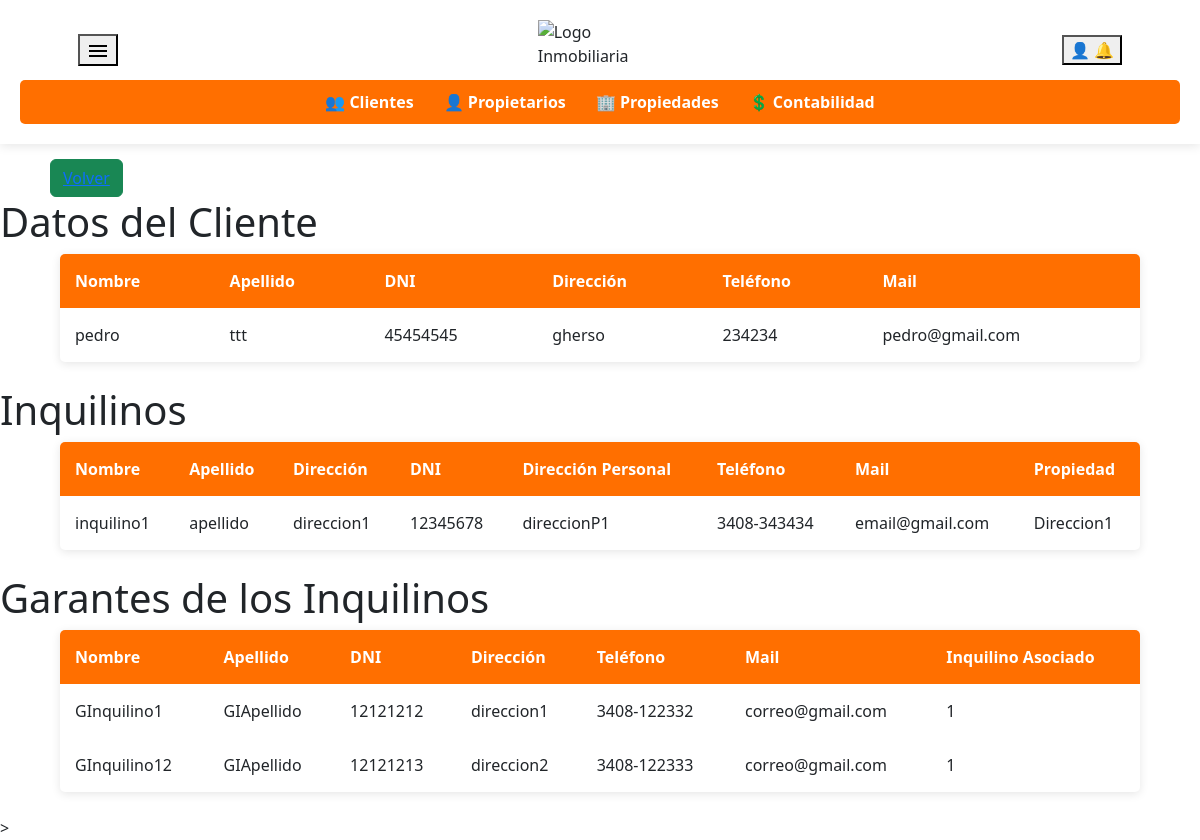
Page /ver_inquilinos.php?id=10 on the committed database.
### tables this page shows
CREATE TABLE `clientes` (
  `ClienteID` int(11) NOT NULL,
  `Fecha` date NOT NULL,
  `Nombre` varchar(50) NOT NULL,
  `Apellido` varchar(50) NOT NULL,
  `Direccion` varchar(100) NOT NULL,
  `DNI` varchar(20) NOT NULL,
  `DireccionPersonal` varchar(100) DEFAULT NULL,
  `Telefono` varchar(20) DEFAULT NULL,
  `Mail` varchar(100) DEFAULT NULL,
  `estado` enum('activo','inactivo') DEFAULT 'activo'
);

CREATE TABLE `inquilinos` (
  `InquilinoID` int(11) NOT NULL,
  `Fecha` date DEFAULT NULL,
  `Nombre` varchar(50) NOT NULL,
  `Apellido` varchar(50) NOT NULL,
  `Direccion` varchar(100) NOT NULL,
  `DNI` varchar(20) NOT NULL,
  `DireccionPersonal` varchar(100) DEFAULT NULL,
  `Telefono` varchar(20) DEFAULT NULL,
  `Mail` varchar(100) DEFAULT NULL,
  `ClienteID` int(11) DEFAULT NULL,
  `PropiedadID` int(11) DEFAULT NULL
);

CREATE TABLE `propiedades` (
  `PropiedadID` int(11) NOT NULL,
  `Fecha` date NOT NULL,
  `Barrio` varchar(100) NOT NULL,
  `Ciudad` varchar(100) NOT NULL,
  `Direccion` varchar(100) NOT NULL,
  `Nro` varchar(20) DEFAULT NULL,
  `Dominio` varchar(50) DEFAULT NULL,
  `NroPartida` varchar(50) DEFAULT NULL,
  `Estado` enum('Alquilada','En Venta') NOT NULL,
  `ClienteID` int(11) DEFAULT NULL
);

CREATE TABLE `garantesinquilinos` (
  `GaranteInquilinoID` int(11) NOT NULL,
  `Fecha` date NOT NULL,
  `Nombre` varchar(50) NOT NULL,
  `Apellido` varchar(50) NOT NULL,
  `Direccion` varchar(100) NOT NULL,
  `DNI` varchar(20) NOT NULL,
  `DireccionPersonal` varchar(100) DEFAULT NULL,
  `Telefono` varchar(20) DEFAULT NULL,
  `Mail` varchar(100) DEFAULT NULL,
  `InquilinoID` int(11) DEFAULT NULL
);

### ver_inquilinos.php (the view, shortened to what this page needs)
<!DOCTYPE html>
<html lang="es">
<head>
    <link rel="stylesheet" href="https://cdnjs.cloudflare.com/ajax/libs/font-awesome/6.0.0/css/all.min.css">
    <link rel="stylesheet" href="styles.css">
    <link href="https://cdn.jsdelivr.net/npm/bootstrap@5.3.3/dist/css/bootstrap.min.css" rel="stylesheet">
    <link rel="stylesheet" href="//cdn.datatables.net/2.2.2/css/dataTables.dataTables.min.css">
</head>
<body>
    <header>
        <div class="header-content">
            <div class="dropdown">
                <button type="button" data-bs-toggle="dropdown" aria-expanded="false">
                    <svg xmlns="http://www.w3.org/2000/svg" height="24px" viewBox="0 -960 960 960" width="24px" fill="#000000">
                        <path d="M120-240v-80h720v80H120Zm0-200v-80h720v80H120Zm0-200v-80h720v80H120Z"/>
                    </svg>
            </button>
            </div>
            <img src="logo2.png" alt="Logo Inmobiliaria" class="logo">
            <div>
                <div class="dropdown">
                    <button type="button" data-bs-toggle="dropdown" aria-expanded="false">
                        👤
                        🔔
                    </button>
            </div>
        </div>
    </div>
        <nav>
            <ul>
                <li><a href="clientes.php">👥 Clientes</a></li>
                <li><a href="propietarios.php">👤 Propietarios</a></li>
                <li><a href="propiedades.php">🏢 Propiedades</a></li>
                <li><a href="Contabilidad.html">💲 Contabilidad</a></li>
            </ul>
        </nav>
    </header>
    <main>
        <div class="main">
            <button type="button" class="btn btn-success alta-cliente" data-bs-target="#exampleModal">
                <a href="propietarios.php">Volver</a>
            </button>
        </div>
        <?php
include 'conexion.php';
if (isset($_GET['id']) && is_numeric($_GET['id'])) {
    $clienteID = (int)$_GET['id'];
    $sql_cliente = "SELECT Nombre, Apellido, DNI, Direccion, Telefono, Mail FROM clientes WHERE ClienteID = ?";
    $stmt_cliente = $conn->prepare($sql_cliente);
    $stmt_cliente->bind_param("i", $clienteID);
    $stmt_cliente->execute();
    $result_cliente = $stmt_cliente->get_result();
    $cliente = $result_cliente->fetch_assoc();
    $sql_inquilinos = "SELECT
                            i.Nombre AS InquilinoNombre,
                            i.Apellido AS InquilinoApellido,
                            i.Direccion AS InquilinoDireccion,
                            i.DNI AS InquilinoDNI,
                            i.DireccionPersonal AS InquilinoDireccionPersonal,
                            i.Telefono AS InquilinoTelefono,
                            i.Mail AS InquilinoMail,
                            p.Direccion AS PropiedadDireccion
                        FROM inquilinos i
                        JOIN propiedades p ON i.PropiedadID = p.PropiedadID
                        WHERE p.ClienteID = ?";
    $stmt_inquilinos = $conn->prepare($sql_inquilinos);
    $stmt_inquilinos->bind_param("i", $clienteID);
    $stmt_inquilinos->execute();
    $result_inquilinos = $stmt_inquilinos->get_result();
    $sql_garantes = "SELECT
                        g.Nombre AS GaranteNombre,
                        g.Apellido AS GaranteApellido,
                        g.DNI AS GaranteDNI,
                        g.Direccion AS GaranteDireccion,
                        g.Telefono AS GaranteTelefono,
                        g.Mail AS GaranteMail,
                        i.InquilinoID
                    FROM GarantesInquilinos g
                    JOIN inquilinos i ON g.InquilinoID = i.InquilinoID
                    JOIN propiedades p ON i.PropiedadID = p.PropiedadID
                    WHERE p.ClienteID = ?";
    $stmt_garantes = $conn->prepare($sql_garantes);
    $stmt_garantes->bind_param("i", $clienteID);
    $stmt_garantes->execute();
    $result_garantes = $stmt_garantes->get_result();
    if ($cliente) {
        echo "<h1>Datos del Cliente</h1>";
        echo "<table id='clienteTable'>
                <thead>
                    <tr>
                        <th>Nombre</th>
                        <th>Apellido</th>
                        <th>DNI</th>
                        <th>Dirección</th>
                        <th>Teléfono</th>
                        <th>Mail</th>
                    </tr>
                </thead>
                <tbody>
                    <tr>
                        <td>" . htmlspecialchars($cliente['Nombre']) . "</td>
                        <td>" . htmlspecialchars($cliente['Apellido']) . "</td>
                        <td>" . htmlspecialchars($cliente['DNI']) . "</td>
                        <td>" . htmlspecialchars($cliente['Direccion']) . "</td>
                        <td>" . htmlspecialchars($cliente['Telefono']) . "</td>
                        <td>" . htmlspecialchars($cliente['Mail']) . "</td>
                    </tr>
                </tbody>
              </table>";
    }
    if ($result_inquilinos->num_rows > 0) {
        echo "<h1>Inquilinos</h1>";
        echo "<table id='inquilinosTable'>
                <thead>
                    <tr>
                        <th>Nombre</th>
                        <th>Apellido</th>
                        <th>Dirección</th>
                        <th>DNI</th>
                        <th>Dirección Personal</th>
                        <th>Teléfono</th>
                        <th>Mail</th>
                        <th>Propiedad</th>
                    </tr>
                </thead>
                <tbody>";
        while ($inquilino = $result_inquilinos->fetch_assoc()) {
            echo "<tr>
                    <td>" . htmlspecialchars($inquilino['InquilinoNombre']) . "</td>
                    <td>" . htmlspecialchars($inquilino['InquilinoApellido']) . "</td>
                    <td>" . htmlspecialchars($inquilino['InquilinoDireccion']) . "</td>
                    <td>" . htmlspecialchars($inquilino['InquilinoDNI']) . "</td>
                    <td>" . htmlspecialchars($inquilino['InquilinoDireccionPersonal']) . "</td>
                    <td>" . htmlspecialchars($inquilino['InquilinoTelefono']) . "</td>
                    <td>" . htmlspecialchars($inquilino['InquilinoMail']) . "</td>
                    <td>" . htmlspecialchars($inquilino['PropiedadDireccion']) . "</td>
                  </tr>";
        }
        echo "</tbody></table>";
    }
    if ($result_garantes->num_rows > 0) {
        echo "<h1>Garantes de los Inquilinos</h1>";
        echo "<table id='garantesTable'>
                <thead>
                    <tr>
                        <th>Nombre</th>
                        <th>Apellido</th>
                        <th>DNI</th>
                        <th>Dirección</th>
                        <th>Teléfono</th>
                        <th>Mail</th>
                        <th>Inquilino Asociado</th>
                    </tr>
                </thead>
                <tbody>";
        while ($garante = $result_garantes->fetch_assoc()) {
            echo "<tr>
                    <td>" . htmlspecialchars($garante['GaranteNombre']) . "</td>
                    <td>" . htmlspecialchars($garante['GaranteApellido']) . "</td>
                    <td>" . htmlspecialchars($garante['GaranteDNI']) . "</td>
                    <td>" . htmlspecialchars($garante['GaranteDireccion']) . "</td>
                    <td>" . htmlspecialchars($garante['GaranteTelefono']) . "</td>
                    <td>" . htmlspecialchars($garante['GaranteMail']) . "</td>
                    <td>" . htmlspecialchars($garante['InquilinoID']) . "</td>
                  </tr>";
        }
        echo "</tbody></table>";
    }
} else {
    echo "No se recibió un ClienteID válido.";
}
?>
    </main>
    >
</body>
</html>

### styles.css (style rules this page uses)
body { font-family: Arial, sans-serif; margin: 0; padding: 0; }
header { background-color: #ffffff; display: flex; flex-direction: column; align-items: center; padding: 20px; box-shadow: 0 2px 10px rgba(0, 0, 0, 0.1); }
.header-content { display: flex; align-items: center; justify-content: space-between; width: 90%; max-width: 1200px; }
.logo { height: 10%; width: 10%; margin-top: 0%; margin-bottom: 12px; align-items: center; }
nav { width: 100%; background-color: #ff6f00; padding: 10px 0; border-radius: 5px; }
nav ul { list-style: none; display: flex; justify-content: center; padding: 0; margin: 0; }
nav ul li { margin: 0 15px; }
nav ul li a { text-decoration: none; color: white; font-weight: bold; }
svg { cursor: pointer; }
button { cursor: pointer; }
.main { display: block; }
.alta-cliente { background-color: #00c50a; color: white; border: none; padding: 10px 15px; margin: 50px; margin-top: 15px; margin-bottom: 1px; cursor: pointer; border-radius: 5px; }
table { width: 90%; max-width: 1200px; margin: auto; background: white; border-collapse: collapse; box-shadow: 0 2px 10px rgba(0, 0, 0, 0.1); border-radius: 5px; overflow: hidden; margin-bottom: 2%; }
thead { background-color: #ff6f00; color: white; }
th, td { padding: 15px; text-align: left; border-bottom: 1px solid #ddd; }
th { font-weight: bold; }

### rows in the picture
clientes: Nombre "pedro", Apellido "ttt", DNI "45454545", Direccion "gherso", Telefono "234234", Mail "pedro@gmail.com"
inquilinos: Nombre "inquilino1", Apellido "apellido", Direccion "direccion1", DNI "12345678", DireccionPersonal "direccionP1", Telefono "3408-343434", Mail "email@gmail.com", PropiedadID.Direccion "Direccion1"
garantesinquilinos: Nombre "GInquilino1", Apellido "GIApellido", DNI "12121212", Direccion "direccion1", Telefono "3408-122332", Mail "correo@gmail.com", InquilinoID.InquilinoID "1"
garantesinquilinos: Nombre "GInquilino12", Apellido "GIApellido", DNI "12121213", Direccion "direccion2", Telefono "3408-122333", Mail "correo@gmail.com", InquilinoID.InquilinoID "1"
